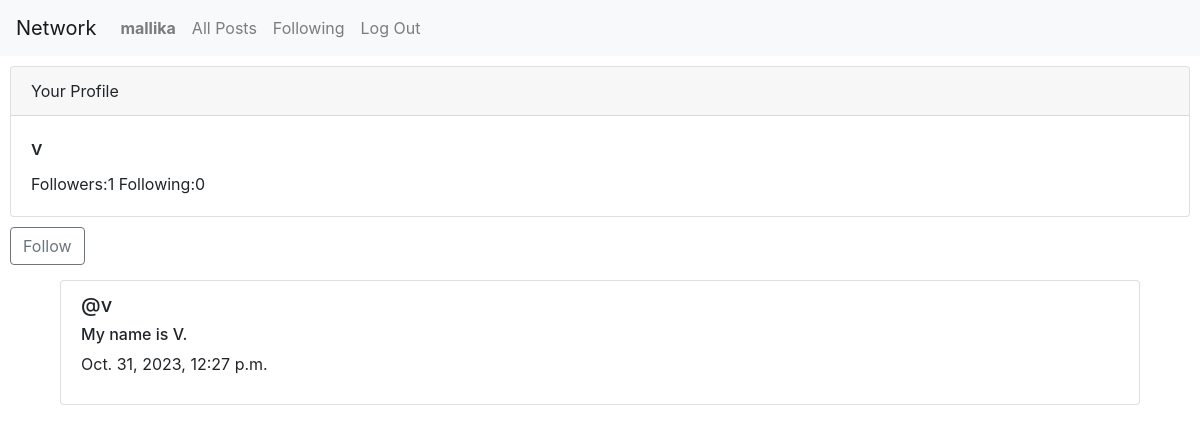
Screenshot of /profile/3 (signed in) with the database file from the repository.
### network/models.py (models this page shows, shortened)
class User(AbstractUser):
    pass

class post(models.Model):
    content = models.CharField(max_length=500)
    author = models.ForeignKey(User, on_delete=models.CASCADE, related_name="author")
    timestamp = models.DateTimeField(auto_now_add=True)

### network/views.py (the view)
# urls.py: path("profile/<int:id>", views.profile, name="profile"),
def profile(request, id):
    c_user = User.objects.get(pk=id)
    isuser = request.user == c_user
    if_following = follow.objects.filter(user=request.user, following=c_user)
    following = follow.objects.filter(user=c_user).count()
    follower =  follow.objects.filter(following=c_user).count()
    posts = post.objects.filter(author = id).order_by("timestamp").reverse()
    return render(request, "network/profile.html",{
        "posts" : posts,
        "c_user" : c_user,
        "isuser" : isuser,
        "following" : following,
        "follower" : follower,
        "if_following" : if_following
    })

### network/templates/network/profile.html (shortened to what this page needs)
{% extends "network/layout.html" %}
{% block body %}
    <div class="card" style="margin: 10px;">
        <div class="card-header">Your Profile</div>
        <div class="card-body">
        <h5 class="card-title">{{ c_user }}</h5>
        <p class="card-text">Followers:{{ follower }}  Following:{{ following }}</p>
        </div>
    </div>
    {% if not isuser %}
        <div style="margin-left: 10px;">
            {% if if_following %}
                <form action="{% url 'uncount' id=c_user.id %}" method="post">
                    {% csrf_token %}
                    <button type="submit" class="btn btn-outline-secondary">Unfollow</button>
                </form>
            {% else %}
                <form action="{% url 'count' id=c_user.id %}" method="post">
                    <button type="submit" class="btn btn-outline-secondary">Follow</button>
                </form>
            {% endif %}
            </div>
    {% endif %}
    {% for p in posts %}
    <div class="list-group" style="margin: 5px 50px;">
        <div class="list-group-item" style="margin: 10px;">
            <h5>@{{ p.author }}</h5>
            <h6>{{ p.content }}</h6>
            <p>{{ p.timestamp }}</p>
        </div>
    </div>
    {% endfor %}
{% endblock %}

### network/templates/network/layout.html (shortened to what this page needs)
{% load static %}
<!DOCTYPE html>
<html lang="en">
    <head>
        <link rel="stylesheet" href="https://stackpath.bootstrapcdn.com/bootstrap/4.4.1/css/bootstrap.min.css">
        <link href="{% static 'network/styles.css' %}" rel="stylesheet">
    </head>
    <body>
        <nav class="navbar navbar-expand-lg navbar-light bg-light">
            <a class="navbar-brand" href="#">Network</a>
            <div>
              <ul class="navbar-nav mr-auto">
                {% if user.is_authenticated %}
                    <li class="nav-item">
                        <a class="nav-link" href="{% url 'profile' id=user.id %}"><strong>{{ user.username }}</strong></a>
                    </li>
                {% endif %}
                <li class="nav-item">
                    <a class="nav-link" id="allposts" href="{% url 'index' %}">All Posts</a>
                </li>
                {% if user.is_authenticated %}
                    <li class="nav-item">
                        <a class="nav-link" href="{% url 'f_page' %}">Following</a>
                    </li>
                    <li class="nav-item">
                        <a class="nav-link" href="{% url 'logout' %}">Log Out</a>
                    </li>
                {% endif %}
              </ul>
            </div>
          </nav>
        <div class="body">
            {% block body %}
            {% endblock %}
        </div>
    </body>
</html>

### rows the page displays
User: username "mallika"
User: username "v"
post: author "v", content "My name is V.", timestamp "Oct. 31, 2023, 12:27 p.m."

### other values shown
{{ follower }} "1"
{{ following }} "0"
